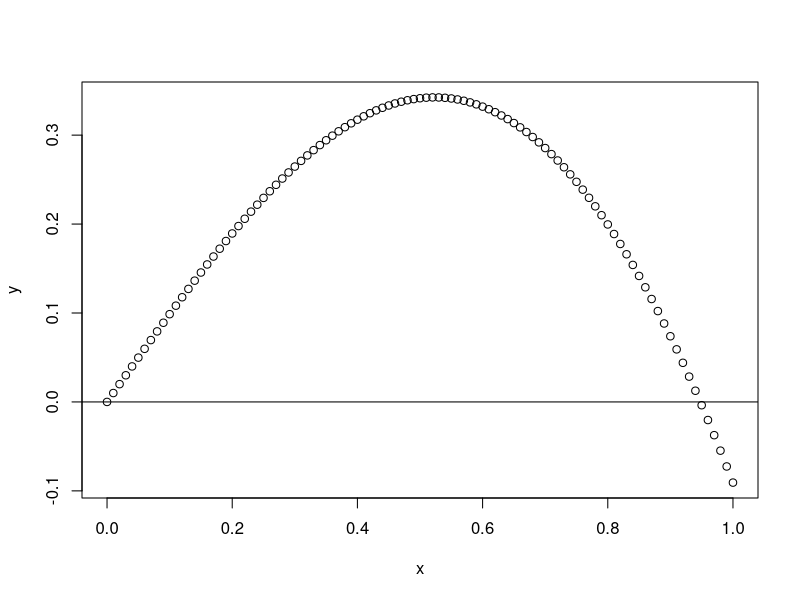

This figure's R source:
rm(list = ls(all = TRUE))
x = 0
x = seq(0, 1, 0.01) 
y = sin(2*x)-x
  {
    plot(x,y)
    abline(h=0)
  }
which(abs(y[-1]) < 10^-1)
x[which(abs(y[-1]) < 10^-1)]